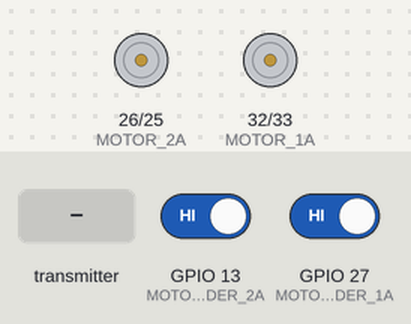
Bench run of a program on a simulated ESP32. Parts: motor-driver pin pairs drawn as motors (green arrow = first pin HIGH = forward, orange = second pin HIGH = backward, longer = more drive). The test bench sets the inputs (shaded band); at power-on: GPIO 13 (MOTOR_ENCODER_2A) HIGH, GPIO 27 (MOTOR_ENCODER_1A) HIGH. What the program prints to the serial monitor is not drawn.

Above: at 1.2 s.
1.3 s: the transmitter starts sending x = 1024
At 2.3 s:
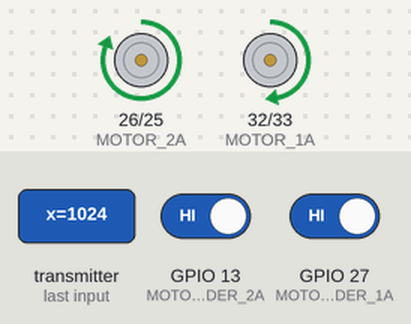
2.8 s: the transmitter starts sending y = 1024
At 3.9 s:
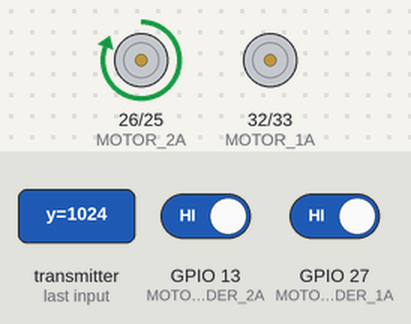
4.3 s: the transmitter starts sending button1 = 1
At 4.9 s:
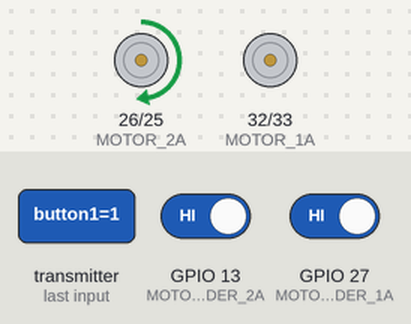
5.9 s: the transmitter starts sending x = 0
At 6.8 s:
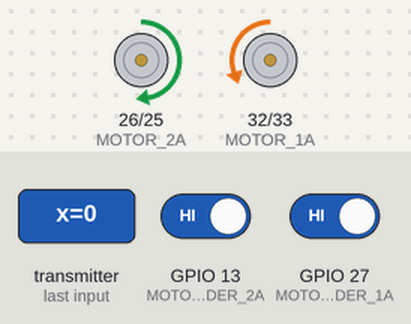
7.4 s: the transmitter starts sending y = 2048
At 8.6 s:
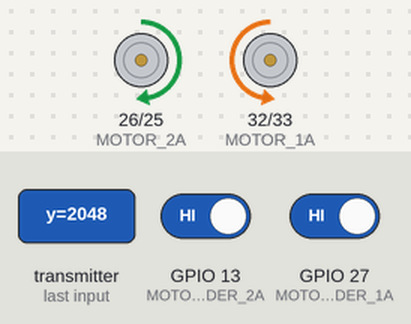
8.9 s: the transmitter starts sending button1 = 0
At 9.3 s:
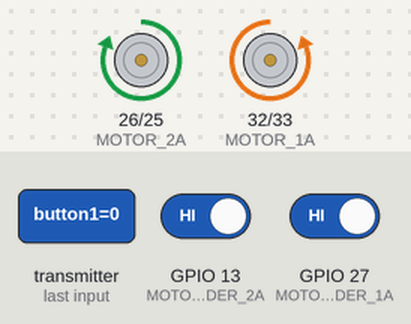
Timing chart, 0 to 11.4 s (numbered marks = the images above; inputs shaded):
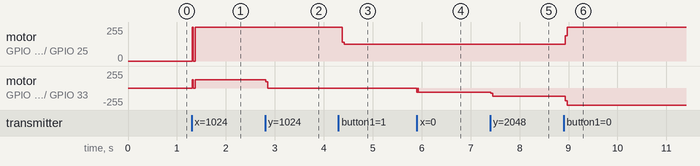

Measured:
- after the input at 1.3 s, motor on GPIO 26 (MOTOR_2A) / GPIO 25 (MOTOR_2B): stopped → forward 255/255 at once; motor on GPIO 32 (MOTOR_1A) / GPIO 33 (MOTOR_1B): stopped → forward 127/255 at once
- after the input at 2.8 s, motor on GPIO 32 (MOTOR_1A) / GPIO 33 (MOTOR_1B): forward 127/255 → stopped at once
- after the input at 4.3 s, motor on GPIO 26 (MOTOR_2A) / GPIO 25 (MOTOR_2B): forward 255/255 → forward 127/255 after 0.07 s
- after the input at 5.9 s, motor on GPIO 32 (MOTOR_1A) / GPIO 33 (MOTOR_1B): stopped → backward 63/255 at once
- after the input at 7.4 s, motor on GPIO 32 (MOTOR_1A) / GPIO 33 (MOTOR_1B): backward 63/255 → backward 127/255 at once
- after the input at 8.9 s, motor on GPIO 26 (MOTOR_2A) / GPIO 25 (MOTOR_2B): forward 127/255 → forward 255/255 at once; motor on GPIO 32 (MOTOR_1A) / GPIO 33 (MOTOR_1B): backward 127/255 → backward 255/255 at once

The program:

main.cpp
```cpp
#include <Arduino.h>
#include <esp_now.h>
#include <WiFi.h>

#include "TeenyBot/Config.h"
#include "TeenyBot/Robot_Data.h"
#include "Controller/Controller_Data.h"

#define SERIAL Serial
#define pwmWrite ledcWrite

// Create the Controller's multiple tasks
TaskHandle_t TASK_task1;
TaskHandle_t TASK_task2;

// current motor Direction
volatile bool motorCurDirR = false; // false->forward
volatile bool motorCurDirL = false; // false->forward
// last motor interrupt time
volatile long motorLastTimeR = 0;
volatile long motorLastTimeL = 0;
volatile long motorCurrentTimeL = 0;
volatile long motorCurrentTimeR = 0;
// motor encoder counts
volatile long motorCountL = 0;
volatile long motorCountR = 0;

// motor speed values
double motorCurrentRPMR = 0;
double motorCurrentRPML = 0;

String deviceName = "TeenyBot";
// REPLACE WITH THE MAC Address of your receiver
uint8_t broadcastAddress[] = {0x0C, 0xB8, 0x15, 0xF8, 0xC2, 0x68};
String success;
esp_now_peer_info_t peerInfo;
ControllerData oldReceived;
ControllerData received;

RobotData robotData;

void leftMotorInterrupt()
{
  motorLastTimeL = motorCurrentTimeL;
  motorCurDirL = digitalRead(MOTOR_ENCODER_2B);
  // track the encoder counts with respect to the direction it's turning
  motorCurDirL ? motorCountL-- : motorCountL++;
  motorCurrentTimeL = micros();
}

void rightMotorInterrupt()
{
  motorLastTimeR = motorCurrentTimeR;
  motorCurDirR = digitalRead(MOTOR_ENCODER_1B);
  // track the encoder counts with respect to the direction it's turning
  motorCurDirR ? motorCountR-- : motorCountR++;
  motorCurrentTimeR = micros();

}

void initMotorEncoders()
{
  // set the motor direction state
  motorCurDirR = false;
  motorCurDirL = false;
  // set the encoder read input pins
  //  Right:
  pinMode(MOTOR_ENCODER_1A, INPUT_PULLUP);
  pinMode(MOTOR_ENCODER_1B, INPUT_PULLUP);
  // left:
  pinMode(MOTOR_ENCODER_2A, INPUT_PULLUP);
  pinMode(MOTOR_ENCODER_2B, INPUT_PULLUP);

  // attach the interrupts to an encoder pin
  attachInterrupt(MOTOR_ENCODER_1A, rightMotorInterrupt, RISING);
  attachInterrupt(MOTOR_ENCODER_2A, leftMotorInterrupt, RISING);
}

void driveMotor(int motor_pin, int pwm_channel, int pwm_signal){
  // print the pwm_signal
  // SERIAL.print("PWM Signal:");
  // SERIAL.println(pwm_signal);
  digitalWrite(motor_pin, LOW);
  // set the pwm signal for driving the motor
  pwmWrite(pwm_channel, pwm_signal);
}

void sendRobotData(RobotData* data) {
  esp_err_t result = esp_now_send(broadcastAddress, (uint8_t *) data, sizeof((*data)));
  if (result == ESP_OK) {
    // SERIAL.println("Sent with success");
  }
  else {
    SERIAL.println("Error sending the data");
  }
}

// Handle Received Data
void task1(void *pvParameters)
{
  SERIAL.print("Task1 running on core: ");
  SERIAL.println(xPortGetCoreID());
  // run task code in infinite loop
  for (;;)
  {
    // check if the received data has changed
    if(!compareControllerData(oldReceived, received)){
      // handle the pressed button data
      #pragma region handle_button_states
      // Check what buttons where pressed and see if we need to do anything
      // button 1 is pressed -> limit the speed to half
      if (received.button1){
        robotData.maxSpeed = (uint8_t)(MAX_PWM/2);
      }else{
        robotData.maxSpeed = MAX_PWM;
      }
      // button 2 is pressed ->
      if (received.button2){
        // Do something here
      }
      // button 3 is pressed ->
      if (received.button3){
        // Do something here
      }
      #pragma endregion handle_button_states

    }

    // Calculate the robot's current RPM
    // calc the rpm for right motor
    if (motorLastTimeR < motorCurrentTimeR)
    {
      // did not wrap around
      double rev = motorCurrentTimeR - motorLastTimeR; // us
      rev = 1.0 / rev;                           // rev per us
      rev *= 1000000;                            // rev per sec
      rev *= 60;                                 // rev per min
      rev /= MOTOR_GEARING;                      // account for gear ratio
      rev /= MOTOR_ENCODER_MULT;                 // account for multiple ticks per rotation
      motorCurrentRPMR = rev;

      // SERIAL.printf("rev: %f ||| \n", rev);
    }else if (micros() - motorCurrentTimeR > ZERO_RPM_WAIT_TIME)
    {
      motorCurrentRPMR = 0;
    }
    // calc the rpm for left motor
    if (motorLastTimeL < motorCurrentTimeL)
    {
      // did not wrap around
      double rev = motorCurrentTimeL - motorLastTimeL; // us
      rev = 1.0 / rev;                           // rev per us
      rev *= 1000000;                            // rev per sec
      rev *= 60;                                 // rev per min
      rev /= MOTOR_GEARING;                      // account for gear ratio
      rev /= MOTOR_ENCODER_MULT;                 // account for multiple ticks per rotation
      motorCurrentRPML = rev;

      // SERIAL.printf("rev: %f ||| \n", rev);
    }else if (micros() - motorCurrentTimeL > ZERO_RPM_WAIT_TIME)
    {
      motorCurrentRPML = 0;
    }
    // SERIAL.printf("Condition: %ld | curL: %i | micros: %ld \n", micros() - motorCurrentTimeL, motorCurrentTimeL, micros());

    // send the robot data
    sendRobotData(&robotData);
    vTaskDelay(50);
  }
}

// Interact with Robot Sensor and Actions
void task2(void *pvParameters)
{
  SERIAL.print("Task2 running on core: ");
  SERIAL.println(xPortGetCoreID());
  // run task code in infinite loop
  for (;;)
  {
    // check if the robot is connected before trying to command the robot
    if (robotData.connected){
      // Process the received data
      int x  = map(received.x, 0, 4095, -robotData.maxSpeed, robotData.maxSpeed);
      int y  = -map(received.y, 0, 4095, -robotData.maxSpeed, robotData.maxSpeed);

      // Map joystick values to PWM signal values
      robotData.curSpeedL  = constrain(y - x, -robotData.maxSpeed, robotData.maxSpeed);
      robotData.curSpeedR = constrain(y + x, -robotData.maxSpeed, robotData.maxSpeed);

      int lD, rD;

      #pragma region Calculate_motor_direction
      // get the direction to spin the left motor
      if (robotData.curSpeedL > 0){
        lD = 1;
      }else if (robotData.curSpeedL < 0){
        lD = -1;
      }else{
        lD = 0;
      }
      // get the direction to spin the right motor
      if (robotData.curSpeedR > 0){
        rD = 1;
      }else if (robotData.curSpeedR < 0){
        rD = -1;
      }else{
        rD = 0;
      }
      #pragma endregion Calculate_motor_direction

      // SERIAL.print("lDL, lDR: ");
      // SERIAL.print(robotData.curSpeedL*lD);
      // SERIAL.print(",");
      // SERIAL.print(robotData.curSpeedR*rD);
      // SERIAL.print("\tL, R: ");
      // SERIAL.print(robotData.curSpeedL);
      // SERIAL.print(",");
      // SERIAL.print(robotData.curSpeedR);
      // SERIAL.print("\tlD, rD: ");
      // SERIAL.print(lD);
      // SERIAL.print(",");
      // SERIAL.print(rD);
      // SERIAL.print("\tx, y: ");
      // SERIAL.print(x);
      // SERIAL.print(",");
      // SERIAL.print(y);
      // SERIAL.println();

      // set the motor speeds
      #pragma region Motor_Speed_Set

      // set the right motor speed (with direction)
      if ( rD > 0){
        driveMotor(MOTOR_1A, MOTOR_1A_PWM_CHANNEL, robotData.curSpeedR*rD);
      }else if (rD < 0){
        driveMotor(MOTOR_1B, MOTOR_1B_PWM_CHANNEL, robotData.curSpeedR*rD);
      }else{
        // Stop the Left motor
        driveMotor(MOTOR_1A, MOTOR_1A_PWM_CHANNEL, 0);
        driveMotor(MOTOR_1B, MOTOR_1B_PWM_CHANNEL, 0);
      }
      // set the left motor speed (with direction)
      if (lD > 0){
        driveMotor(MOTOR_2A, MOTOR_2A_PWM_CHANNEL, robotData.curSpeedL*lD);
      }else if (lD < 0){
        driveMotor(MOTOR_2B, MOTOR_2B_PWM_CHANNEL, robotData.curSpeedL*lD);
      }else{
        // Stop the Right motor
        driveMotor(MOTOR_2A, MOTOR_2A_PWM_CHANNEL, 0);
        driveMotor(MOTOR_2B, MOTOR_2B_PWM_CHANNEL, 0);
      }
      #pragma endregion Motor_Speed_Set

    }else{
      // stop the robot from driving around when not connected
      driveMotor(MOTOR_1A, MOTOR_1A_PWM_CHANNEL, 0);
      driveMotor(MOTOR_1B, MOTOR_1B_PWM_CHANNEL, 0);
      driveMotor(MOTOR_2A, MOTOR_2A_PWM_CHANNEL, 0);
      driveMotor(MOTOR_2B, MOTOR_2B_PWM_CHANNEL, 0);
    }

    // Print Robot's RPM
    SERIAL.printf("Left RPM: %.2f ||| Right RPM: %.2f ||| \n", motorCurrentRPML, motorCurrentRPMR);

    vTaskDelay(10);
  }
}

// Callback when data is received
void OnDataRecv(const uint8_t * mac, const uint8_t  *incomingData, int len) {
  oldReceived = received;
  memcpy(&received, incomingData, sizeof(received));
  // SERIAL.print("Bytes received: ");
  // SERIAL.println(len);

  // Print the controller data
  SERIAL.print(received.button1);
  SERIAL.print(",");
  SERIAL.print(received.button2);
  SERIAL.print(",");
  SERIAL.print(received.button3);
  SERIAL.print(",");
  SERIAL.print(received.x);
  SERIAL.print(",");
  SERIAL.print(received.y);
  SERIAL.print(",");
  SERIAL.print(received.failedCount);
  SERIAL.print(",");
  SERIAL.print(received.connected);
  SERIAL.print(",");
  SERIAL.print(robotData.failedCount);
  SERIAL.print(",");
  SERIAL.print(robotData.connected);
  SERIAL.print(",");
  SERIAL.print(robotData.maxSpeed);
  SERIAL.print(",");
  SERIAL.print(robotData.curSpeedL);
  SERIAL.print(",");
  SERIAL.print(robotData.curSpeedR);
  SERIAL.println();
}

// Callback when data is sent
void OnDataSent(const uint8_t *mac_addr, esp_now_send_status_t status) {
  // SERIAL.print("\r\nLast Packet Send Status: ");
  // SERIAL.println(status == ESP_NOW_SEND_SUCCESS ? "Delivery Success" : "Delivery Fail");
  if (status == 0){
    // Delivery Success :)
    robotData.failedCount = 0;
    robotData.connected = true;
  }
  else{
    // Delivery Fail :(
    if (robotData.failedCount < 3)
    {
      robotData.failedCount++;
    }else if (robotData.failedCount >= 3){
      robotData.connected = false;
    }
  }
}

void initControllerConnnection(){
  WiFi.mode(WIFI_MODE_STA);
  SERIAL.print("MAC Address: ");
  SERIAL.println(WiFi.macAddress());

  // Init ESP-NOW
  if (esp_now_init() != ESP_OK) {
    SERIAL.println("Error initializing ESP-NOW");
    return;
  }
  // Once ESPNow is successfully Init, we will register for Send CB to
  // get the status of Transmitted packet
  esp_now_register_send_cb(OnDataSent);

  // Register peer
  memcpy(peerInfo.peer_addr, broadcastAddress, 6);
  peerInfo.channel = 0;
  peerInfo.encrypt = false;

  // Add peer
  if (esp_now_add_peer(&peerInfo) != ESP_OK){
    SERIAL.println("Failed to add peer");
    return;
  }
  // Register for a callback function that will be called when data is received
  esp_now_register_recv_cb(OnDataRecv);
}

void setup()
{
  // start the serial connection
  SERIAL.begin(115200);

  // Setup ESP-Now Connection to Controller
  initControllerConnnection();

  // initialise the the motor encoders
  initMotorEncoders();

  // set motor PWM output
  ledcSetup(MOTOR_1A_PWM_CHANNEL, MOTOR_PWM_FREQ, MOTOR_PWM_RESOLUTION);
  ledcSetup(MOTOR_1B_PWM_CHANNEL, MOTOR_PWM_FREQ, MOTOR_PWM_RESOLUTION);
  ledcSetup(MOTOR_2A_PWM_CHANNEL, MOTOR_PWM_FREQ, MOTOR_PWM_RESOLUTION);
  ledcSetup(MOTOR_2B_PWM_CHANNEL, MOTOR_PWM_FREQ, MOTOR_PWM_RESOLUTION);
  ledcAttachPin(MOTOR_1A, MOTOR_1A_PWM_CHANNEL);
  ledcAttachPin(MOTOR_1B, MOTOR_1B_PWM_CHANNEL);
  ledcAttachPin(MOTOR_2A, MOTOR_2A_PWM_CHANNEL);
  ledcAttachPin(MOTOR_2B, MOTOR_2B_PWM_CHANNEL);

  // =================================================================
  // Setup the multiple tasks:
  // =================================================================
  // core 0 is in charge of Wifi and BT communication so avoid overloading the core.
  xTaskCreatePinnedToCore(
      task1,       /* Task function. */
      "task1",     /* name of task. */
      10000,       /* Stack size of task */
      NULL,        /* parameter of the task */
      1,           /* priority of the task */
      &TASK_task1, /* Task handle to keep track of created task */
      0            /* pin task to core (Core 0)*/
  );

  xTaskCreatePinnedToCore(
      task2,       /* Task function. */
      "task2",     /* name of task. */
      10000,       /* Stack size of task */
      NULL,        /* parameter of the task */
      1,           /* priority of the task */
      &TASK_task2, /* Task handle to keep track of created task */
      1            /* pin task to core (Core 1)*/
  );
}

void loop()
{ /*PUT NOT CODE HERE*/
}
```

Controller_Data.h
```cpp
#ifndef CONTROLLER_DATA_H
#define CONTROLLER_DATA_H

#include <Arduino.h>

// Struct containing the Controller state information
struct ControllerData {
    int x;
    int y;
    bool button1;
    bool button2;
    bool button3;
    // Connected to the robot?
    bool connected;
    uint8_t failedCount;
    // char macAddr[18]; //Eg.0C:B8:15:F8:C2:68
};


/// @brief Compare two ControllerData struct to see if they have any differences in the data they contain
/// @param a Struct 'a' to compare against 'b'
/// @param b Struct 'b' to compare against 'a'
/// @return Returns true if no difference is found, else false as the data inside is different
inline bool compareControllerData(ControllerData a, ControllerData b){
    if(
        a.x != b.x ||
        a.y != b.y ||
        a.button1 != b.button1 ||
        a.button2 != b.button2 ||
        a.button3 != b.button3 ||
        a.connected != b.connected)
        return false;
    return true;
}

#endif
```

Robot_Data.h
```cpp
#ifndef ROBOT_DATA_H
#define ROBOT_DATA_H

#include <Arduino.h>

// Struct containing the Robot information
struct RobotData {
    int maxSpeed;
    int curSpeedL;
    int curSpeedR;
    // Connected?
    bool connected;
    uint8_t failedCount;
    // char macAddr[18]; //Eg.0C:B8:15:F8:C2:68
};


/// @brief Compare two RobotData struct to see if they have any differences in the data they contain
/// @param a Struct 'a' to compare against 'b'
/// @param b Struct 'b' to compare against 'a'
/// @return Returns true if no difference is found, else false as the data inside is different
inline bool compareRobotData(RobotData a, RobotData b){
    if(
        a.maxSpeed != b.maxSpeed ||
        a.curSpeedL != b.curSpeedL ||
        a.curSpeedR != b.curSpeedR ||
        a.connected != b.connected)
        return false;
    return true;
}

#endif
```

Config.h
```cpp
// Robot's Motor configuration
/* CONNECTIONS:
 *
 * ESP32 D33 - Motor Driver PWM 1A Input
 * ESP32 D32 - Motor Driver PWM 1B Input
 * ESP32 D25 - Motor Driver PWM 2A Input
 * ESP32 D26 - Motor Driver PWM 2B Input
 * ESP32 GND - Motor Driver GND
 */

#define MOTOR_1A 32 // ORANGE wire, right motor
#define MOTOR_1B 33 // YELLOW wire, right motor
#define MOTOR_2A 26 // PURPLE wire, left motor
#define MOTOR_2B 25 // BLUE wire, left motor
#define MOTOR_1A_PWM_CHANNEL 4 // PWM Channel
#define MOTOR_1B_PWM_CHANNEL 5 // PWM Channel
#define MOTOR_2A_PWM_CHANNEL 6 // PWM Channel
#define MOTOR_2B_PWM_CHANNEL 7 // PWM Channel

#define MOTOR_ENCODER_1A 27 //right encoder
#define MOTOR_ENCODER_2B 14 //right encoder
#define MOTOR_ENCODER_2A 13 //left encoder
#define MOTOR_ENCODER_1B 12 //left encoder

#define MOTOR_GEARING     150
#define MOTOR_ENCODER_MULT 7

#define MOTOR_PWM_FREQ 5000 //40000
#define MOTOR_PWM_RESOLUTION 8

#define MOTOR_RPM_MAX 60 // Theoretical Max ~105, Measured Theoretical Max ~75
#define MAX_PWM 255

// The time we have to wait until the RPM of the robot's motors is recognised as 0 (in millisec)
#define ZERO_RPM_WAIT_TIME 1000 // TODO: Tune this timing later to be a min val
```
